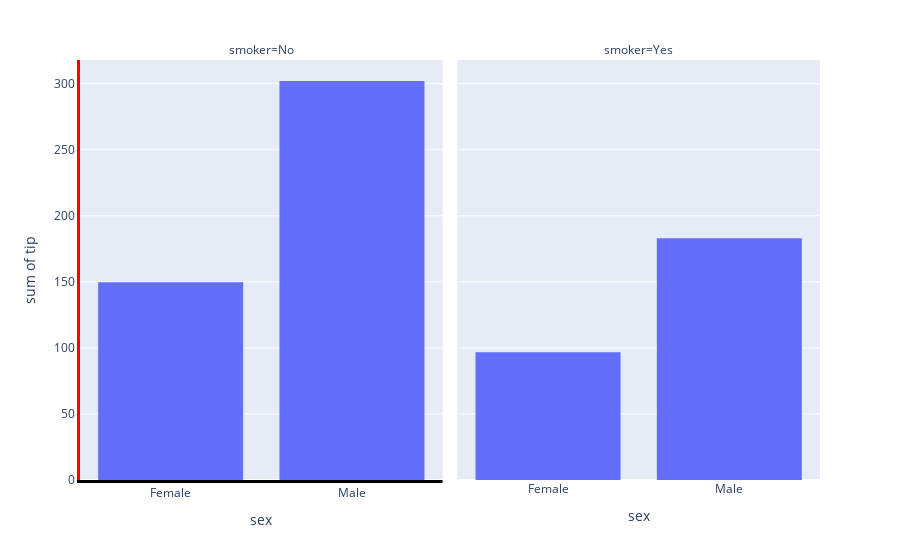

The code cell stored with this chart in its notebook:
### Markdown cell above
### poltly 축 스타일 편집하기

축 스타일을 편집하는 방법을 알아봅니다.

1. 축 스타일 편집

```py
fig.update_xaxes(showline=True, linewidth=두께, linecolor=색상)
fig.update_yaxes(showline=True, linewidth=두께, linecolor=색상)
```

### Code cell
import plotly.express as px

df = px.data.tips()

fig = px.histogram(df, x="sex", y="tip", histfunc="sum", facet_col="smoker")

fig.update_xaxes(showline=True, linewidth=3, linecolor="black", col=1)  # 마찬가지로 col로 적용할 그래프를 지정할 수 있다.
fig.update_yaxes(showline=True, linewidth=3, linecolor="red", col=1)  # Trace에 매겨지는 인덱스 시작 번호는 1부터이다.

fig.show()

### Figure 1 — Plotly figure (JSON) as saved in the notebook; plotly's stock layout.template omitted (floating-point values rounded to 4 significant figures; data arrays with more than 128 entries replaced by an {"elided": "..."} marker saying what was removed)
{"data": [{"alignmentgroup": "True", "bingroup": "x", "histfunc": "sum", "hovertemplate": "smoker=No<br>sex=%{x}<br>sum of tip=%{y}<extra></extra>", "legendgroup": "", "marker": {"color": "#636efa", "pattern": {"shape": ""}}, "name": "", "offsetgroup": "", "orientation": "v", "showlegend": false, "type": "histogram", "x": {"elided": "151 str values"}, "xaxis": "x", "y": {"elided": "151 float values"}, "yaxis": "y"}, {"alignmentgroup": "True", "bingroup": "x", "histfunc": "sum", "hovertemplate": "smoker=Yes<br>sex=%{x}<br>sum of tip=%{y}<extra></extra>", "legendgroup": "", "marker": {"color": "#636efa", "pattern": {"shape": ""}}, "name": "", "offsetgroup": "", "orientation": "v", "showlegend": false, "type": "histogram", "x": ["Male", "Male", "Male", "Male", "Male", "Male", "Female", "Male", "Female", "Female", "Male", "Male", "Male", "Male", "Female", "Female", "Male", "Male", "Male", "Male", "Female", "Female", "Female", "Female", "Male", "Male", "Male", "Female", "Male", "Female", "Female", "Female", "Male", "Male", "Male", "Male", "Male", "Male", "Male", "Male", "Female", "Male", "Male", "Male", "Male", "Male", "Male", "Female", "Male", "Female", "Male", "Male", "Female", "Male", "Male", "Male", "Male", "Female", "Female", "Male", "Male", "Female", "Female", "Female", "Male", "Female", "Male", "Male", "Male", "Female", "Male", "Male", "Female", "Female", "Female", "Male", "Male", "Male", "Female", "Male", "Female", "Male", "Male", "Female", "Female", "Female", "Male", "Male", "Male", "Male", "Male", "Female", "Male"], "xaxis": "x2", "y": [3, 1.76, 3.21, 2, 1.98, 3.76, 1, 2.09, 3.14, 5, 3.08, 3, 5, 3, 1, 4.3, 4.73, 4, 1.5, 3, 2.5, 3, 2.5, 3.48, 1.64, 4.06, 4.29, 4, 2, 3, 1.61, 2, 10, 3.16, 5.15, 3.18, 4, 3.11, 2, 2, 4, 3.55, 3.68, 5.65, 3.5, 6.5, 3, 3.5, 2, 3.5, 4, 1.5, 4.19, 2.56, 2.02, 4, 2, 5, 2, 2, 4, 2.01, 2, 2.5, 4, 3.23, 3.41, 3, 2.03, 2.23, 2, 5.16, 2.5, 6.5, 1.1, 3, 1.5, 1.44, 3.09, 2.2, 3.48, 1.92, 1.58, 2.5, 2, 2.88, 2, 3, 3, 1, 1.17, 2, 2], "yaxis": "y2"}], "layout": {"annotations": [{"font": {}, "showarrow": false, "text": "smoker=No", "x": 0.245, "xanchor": "center", "xref": "paper", "y": 1, "yanchor": "bottom", "yref": "paper"}, {"font": {}, "showarrow": false, "text": "smoker=Yes", "x": 0.755, "xanchor": "center", "xref": "paper", "y": 1, "yanchor": "bottom", "yref": "paper"}], "barmode": "relative", "legend": {"tracegroupgap": 0}, "margin": {"t": 60}, "xaxis": {"anchor": "y", "domain": [0, 0.49], "linecolor": "black", "linewidth": 3, "showline": true, "title": {"text": "sex"}}, "xaxis2": {"anchor": "y2", "domain": [0.51, 1], "matches": "x", "title": {"text": "sex"}}, "yaxis": {"anchor": "x", "domain": [0, 1], "linecolor": "red", "linewidth": 3, "showline": true, "title": {"text": "sum of tip"}}, "yaxis2": {"anchor": "x2", "domain": [0, 1], "matches": "y", "showticklabels": false}}}
